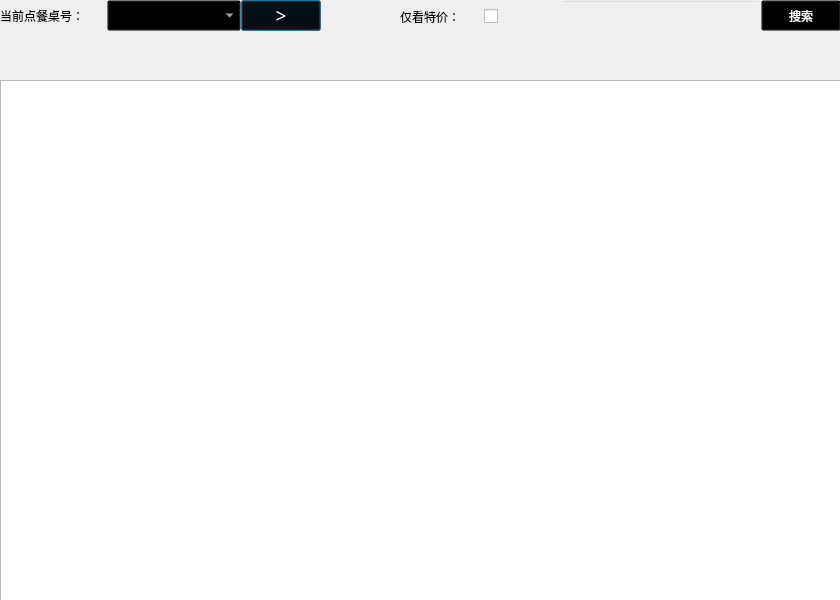
<?xml version="1.0" encoding="UTF-8"?>
<ui version="4.0">
 <class>Food</class>
 <widget class="QDialog" name="Food">
  <property name="geometry">
   <rect>
    <x>0</x>
    <y>0</y>
    <width>840</width>
    <height>600</height>
   </rect>
  </property>
  <property name="windowTitle">
   <string>Dialog</string>
  </property>
  <widget class="QLabel" name="label">
   <property name="geometry">
    <rect>
     <x>0</x>
     <y>0</y>
     <width>841</width>
     <height>601</height>
    </rect>
   </property>
   <property name="styleSheet">
    <string notr="true">background-image: url(:/file/images/back8.jpeg);</string>
   </property>
   <property name="text">
    <string/>
   </property>
  </widget>
  <widget class="QWidget" name="layoutWidget">
   <property name="geometry">
    <rect>
     <x>400</x>
     <y>0</y>
     <width>161</width>
     <height>34</height>
    </rect>
   </property>
   <layout class="QHBoxLayout" name="horizontalLayout_5">
    <item>
     <widget class="QLabel" name="label_2">
      <property name="text">
       <string>仅看特价：</string>
      </property>
     </widget>
    </item>
    <item>
     <widget class="QCheckBox" name="checkBox">
      <property name="styleSheet">
       <string notr="true">QCheckBox::indicator:unchecked {
image:url(:/file/images/b0.jpg);
}
QCheckBox::indicator:checked {
image: url(:/file/images/b1.jpg);
}
	</string>
      </property>
      <property name="text">
       <string/>
      </property>
     </widget>
    </item>
   </layout>
  </widget>
  <widget class="QListWidget" name="listWidget_category">
   <property name="geometry">
    <rect>
     <x>0</x>
     <y>30</y>
     <width>841</width>
     <height>51</height>
    </rect>
   </property>
   <property name="styleSheet">
    <string notr="true">color:white;background:transparent;</string>
   </property>
  </widget>
  <widget class="QWidget" name="layoutWidget_2">
   <property name="geometry">
    <rect>
     <x>0</x>
     <y>0</y>
     <width>321</width>
     <height>31</height>
    </rect>
   </property>
   <layout class="QHBoxLayout" name="horizontalLayout_3" stretch="5,10">
    <property name="spacing">
     <number>0</number>
    </property>
    <item>
     <layout class="QHBoxLayout" name="horizontalLayout">
      <item>
       <widget class="QLabel" name="label_3">
        <property name="text">
         <string>当前点餐桌号：</string>
        </property>
       </widget>
      </item>
     </layout>
    </item>
    <item>
     <layout class="QHBoxLayout" name="horizontalLayout_2" stretch="10,5">
      <property name="spacing">
       <number>0</number>
      </property>
      <item>
       <widget class="QComboBox" name="comboBox">
        <property name="sizePolicy">
         <sizepolicy hsizetype="Preferred" vsizetype="Preferred">
          <horstretch>0</horstretch>
          <verstretch>0</verstretch>
         </sizepolicy>
        </property>
        <property name="styleSheet">
         <string notr="true">color:white;background:transparent;</string>
        </property>
       </widget>
      </item>
      <item>
       <widget class="QPushButton" name="pushButton_detail">
        <property name="sizePolicy">
         <sizepolicy hsizetype="Preferred" vsizetype="Preferred">
          <horstretch>0</horstretch>
          <verstretch>0</verstretch>
         </sizepolicy>
        </property>
        <property name="font">
         <font>
          <family>幼圆</family>
          <pointsize>14</pointsize>
         </font>
        </property>
        <property name="styleSheet">
         <string notr="true">color:white;background:transparent;</string>
        </property>
        <property name="text">
         <string>&gt;</string>
        </property>
       </widget>
      </item>
     </layout>
    </item>
   </layout>
  </widget>
  <widget class="QListWidget" name="listWidget_food">
   <property name="geometry">
    <rect>
     <x>0</x>
     <y>80</y>
     <width>841</width>
     <height>521</height>
    </rect>
   </property>
  </widget>
  <widget class="QWidget" name="layoutWidget_3">
   <property name="geometry">
    <rect>
     <x>560</x>
     <y>0</y>
     <width>281</width>
     <height>31</height>
    </rect>
   </property>
   <layout class="QHBoxLayout" name="horizontalLayout_4" stretch="6,2">
    <property name="spacing">
     <number>0</number>
    </property>
    <item>
     <widget class="QLineEdit" name="lineEdit">
      <property name="sizePolicy">
       <sizepolicy hsizetype="Expanding" vsizetype="Preferred">
        <horstretch>0</horstretch>
        <verstretch>0</verstretch>
       </sizepolicy>
      </property>
      <property name="styleSheet">
       <string notr="true">color:white;background:transparent;</string>
      </property>
     </widget>
    </item>
    <item>
     <widget class="QPushButton" name="pushButton_search">
      <property name="sizePolicy">
       <sizepolicy hsizetype="Minimum" vsizetype="Preferred">
        <horstretch>0</horstretch>
        <verstretch>0</verstretch>
       </sizepolicy>
      </property>
      <property name="styleSheet">
       <string notr="true">color:white;background:transparent;</string>
      </property>
      <property name="text">
       <string>搜索</string>
      </property>
     </widget>
    </item>
   </layout>
  </widget>
 </widget>
 <resources/>
 <connections/>
</ui>
